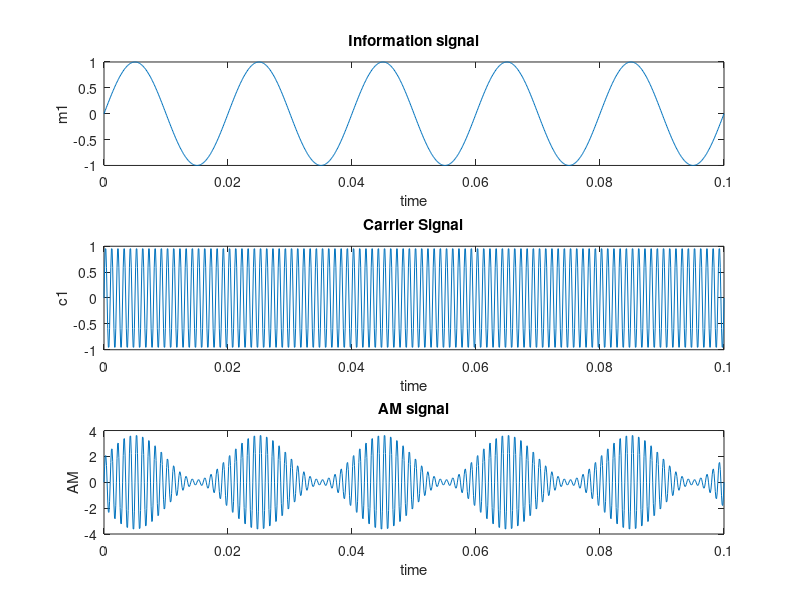

Write the MATLAB code that produced this figure.
clear all;
close all;
clc;
% AM Wave
t=0:.0001:.1;
a=2;
fm=50;
fc=1000;
m=0.9;
m1=sin(2*pi*fm*t);
c1=sin(2*pi*fc*t);
 
am=a*(1+m*m1).*c1;
 
figure
% Message Signal
subplot(3,1,1)
plot(t,m1);
xlabel('time')
ylabel('m1');
title('Information signal');
 
% Carrier Signal
subplot(3,1,2)
plot(t,c1);
xlabel('time')
ylabel('c1');
title('Carrier Signal');
 
% AM Wave 
subplot(3,1,3)
plot(t,am);
xlabel('time')
ylabel('AM');
title('AM signal');
